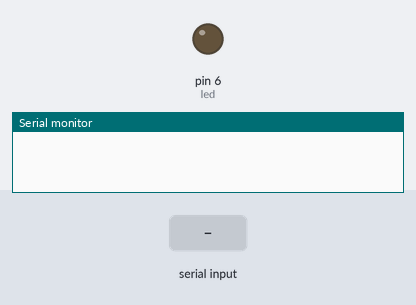
The sketch below on a simulated Arduino Uno, built with avr-gcc and run on an emulated ATmega328P. On the bench: output pins drawn as LEDs (lit = HIGH), the last lines printed to the serial monitor. The inputs (shaded band) are chosen by the test bench.

Above: at 1.2 s.
1.3 s: "1" received over Serial
At 1.6 s:
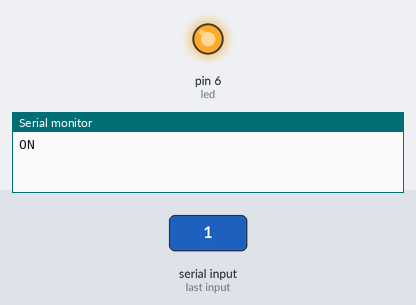
2.8 s: "0" received over Serial
At 3.9 s:
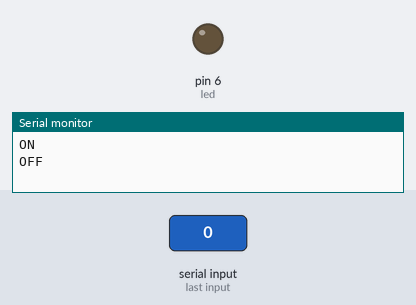
Timing chart, 0 to 5.8 s (numbered marks = the images above; inputs shaded):
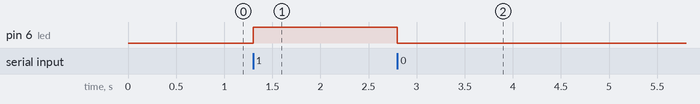

Measured:
- after the input at 1.3 s, pin 6 (led): LOW → HIGH at once
- after the input at 2.8 s, pin 6 (led): HIGH → LOW at once

The sketch:

task1.ino
```cpp
#include <avr/io.h>
#include <util/delay.h>
#include <stdint.h>


void Init(){

  DDRD |= B01000000;
  UCSR0B=(1<<RXEN0); //enable receiver
  UBRR0L=103; //baud 9600
}


void Task()
{ while(1)
{
  while(!(UCSR0A & (1<<RXC0))); // se asteapta primirea datelor,1 sau 0
  switch(UDR0)
  {
    case '1' : PORTD |=B01000000;
               break;

    case '0' : PORTD &=B10111111;
               break;


    default: break;
}
}
}

int main()
{ Init();
  Task();
}
```

Task_2.ino
```cpp
int led=6;
char val;
void setup() {
  pinMode(led, OUTPUT);
  Serial.begin(9600);
}
void loop() {
  if (Serial.available() > 0) {
  val = Serial.read();
    if (val == '1') {
      digitalWrite(led, HIGH);
      Serial.println("ON");
    }
    if (val == '0') {
      digitalWrite(led, LOW);
      Serial.println("OFF");
    }

  }

}
```
